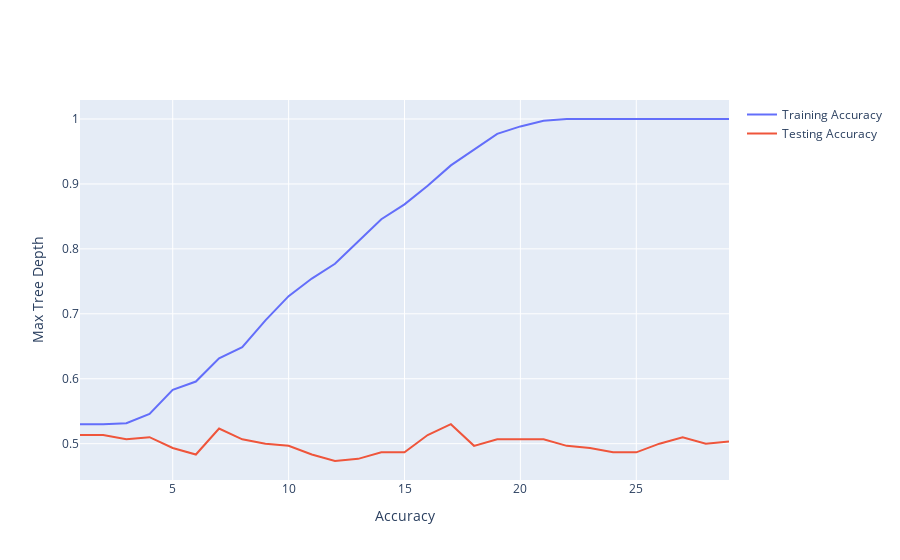

The cell this chart's notebook holds for it:
### Code cell
fig = go.Figure()
fig.add_trace(go.Scatter(x=list(max_depth), y=train, name='Training Accuracy'))
fig.add_trace(go.Scatter(x=list(max_depth), y=test, name='Testing Accuracy'))
fig.update_layout(xaxis_title='Accuracy', yaxis_title='Max Tree Depth', title='')
fig.show()

### Figure 1 — Plotly figure (JSON) as saved in the notebook; plotly's stock layout.template omitted (floating-point values rounded to 4 significant figures)
{"data": [{"name": "Training Accuracy", "type": "scatter", "x": [1, 2, 3, 4, 5, 6, 7, 8, 9, 10, 11, 12, 13, 14, 15, 16, 17, 18, 19, 20, 21, 22, 23, 24, 25, 26, 27, 28, 29], "y": [0.53, 0.53, 0.5314, 0.5457, 0.5829, 0.5957, 0.6314, 0.6486, 0.69, 0.7271, 0.7543, 0.7771, 0.8114, 0.8457, 0.8686, 0.8971, 0.9286, 0.9529, 0.9771, 0.9886, 0.9971, 1, 1, 1, 1, 1, 1, 1, 1]}, {"name": "Testing Accuracy", "type": "scatter", "x": [1, 2, 3, 4, 5, 6, 7, 8, 9, 10, 11, 12, 13, 14, 15, 16, 17, 18, 19, 20, 21, 22, 23, 24, 25, 26, 27, 28, 29], "y": [0.5133, 0.5133, 0.5067, 0.51, 0.4933, 0.4833, 0.5233, 0.5067, 0.5, 0.4967, 0.4833, 0.4733, 0.4767, 0.4867, 0.4867, 0.5133, 0.53, 0.4967, 0.5067, 0.5067, 0.5067, 0.4967, 0.4933, 0.4867, 0.4867, 0.5, 0.51, 0.5, 0.5033]}], "layout": {"autosize": true, "title": {"text": ""}, "xaxis": {"autorange": true, "range": [1, 29], "title": {"text": "Accuracy"}, "type": "linear"}, "yaxis": {"autorange": true, "range": [0.4441, 1.029], "title": {"text": "Max Tree Depth"}, "type": "linear"}}}
